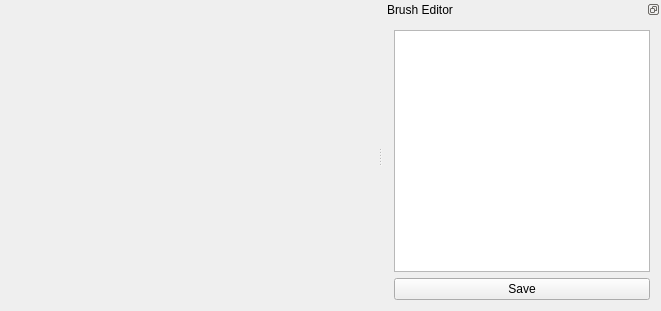
<?xml version="1.0" encoding="UTF-8"?>
<ui version="4.0">
 <class>MainWindow</class>
 <widget class="QMainWindow" name="MainWindow">
  <property name="geometry">
   <rect>
    <x>0</x>
    <y>0</y>
    <width>661</width>
    <height>311</height>
   </rect>
  </property>
  <property name="cursor">
   <cursorShape>ArrowCursor</cursorShape>
  </property>
  <property name="mouseTracking">
   <bool>true</bool>
  </property>
  <property name="focusPolicy">
   <enum>Qt::NoFocus</enum>
  </property>
  <property name="windowTitle">
   <string>MainWindow</string>
  </property>
  <widget class="QWidget" name="centralWidget">
   <layout class="QHBoxLayout" name="horizontalLayout"/>
  </widget>
  <widget class="QDockWidget" name="dockWidget">
   <property name="mouseTracking">
    <bool>false</bool>
   </property>
   <property name="features">
    <set>QDockWidget::DockWidgetFloatable|QDockWidget::DockWidgetMovable</set>
   </property>
   <property name="allowedAreas">
    <set>Qt::AllDockWidgetAreas</set>
   </property>
   <property name="windowTitle">
    <string>Brush Editor</string>
   </property>
   <attribute name="dockWidgetArea">
    <number>2</number>
   </attribute>
   <widget class="QWidget" name="dockWidgetContents">
    <layout class="QVBoxLayout" name="verticalLayout">
     <item>
      <widget class="QTextEdit" name="textEdit">
       <property name="sizePolicy">
        <sizepolicy hsizetype="Preferred" vsizetype="Preferred">
         <horstretch>0</horstretch>
         <verstretch>0</verstretch>
        </sizepolicy>
       </property>
       <property name="font">
        <font>
         <family>Menlo</family>
         <pointsize>12</pointsize>
        </font>
       </property>
       <property name="focusPolicy">
        <enum>Qt::WheelFocus</enum>
       </property>
       <property name="layoutDirection">
        <enum>Qt::LeftToRight</enum>
       </property>
       <property name="sizeAdjustPolicy">
        <enum>QAbstractScrollArea::AdjustIgnored</enum>
       </property>
       <property name="lineWrapMode">
        <enum>QTextEdit::NoWrap</enum>
       </property>
       <property name="tabStopWidth">
        <number>40</number>
       </property>
      </widget>
     </item>
     <item>
      <widget class="QPushButton" name="pushButton">
       <property name="text">
        <string>Save</string>
       </property>
      </widget>
     </item>
    </layout>
   </widget>
  </widget>
 </widget>
 <layoutdefault spacing="6" margin="11"/>
 <resources/>
 <connections/>
</ui>
